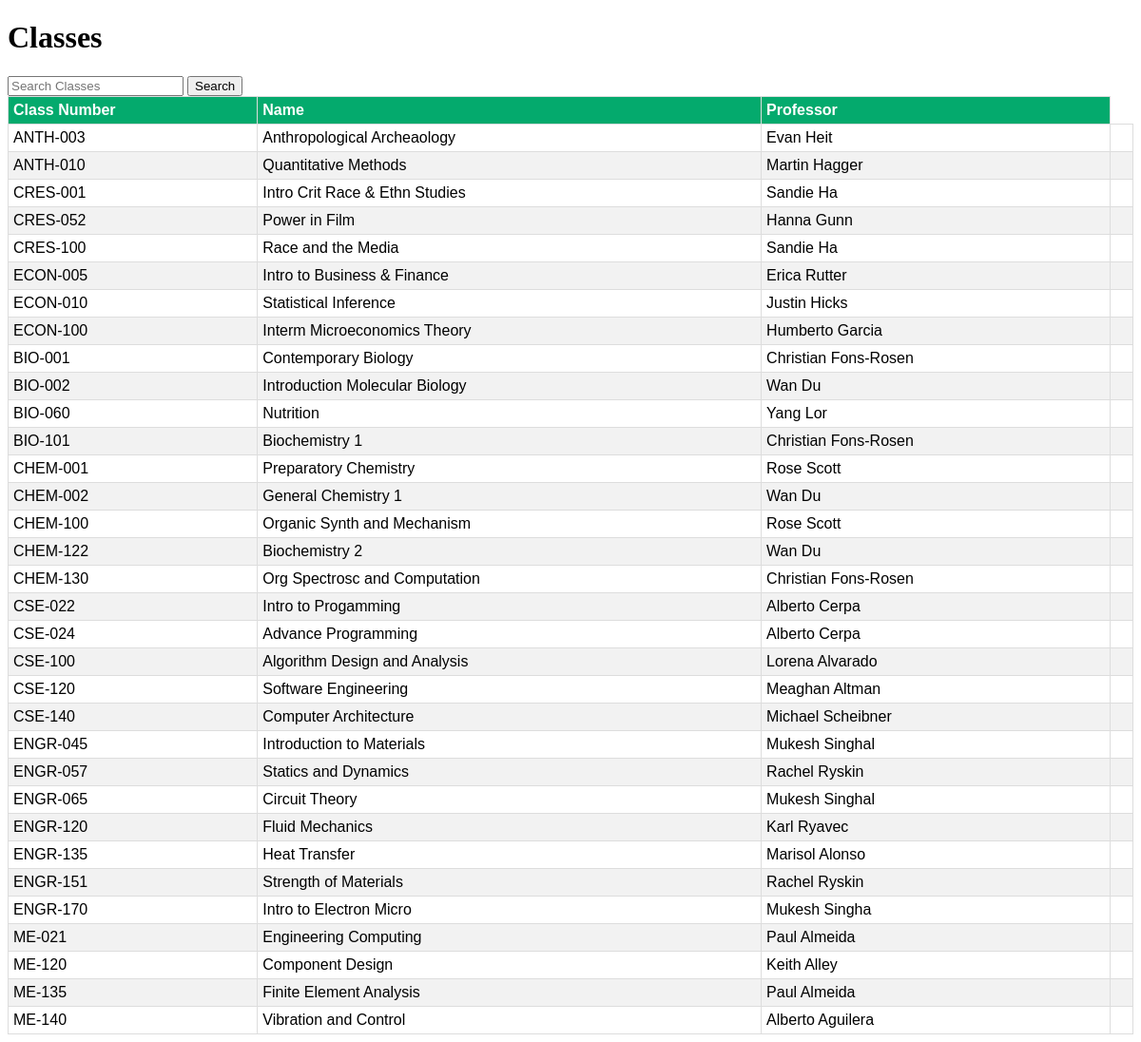
The app's page /view_class.php with its own data.
### tables this page shows
CREATE TABLE courses (
    number varchar(50) not null,
    name varchar(50) not null,
    p_name varchar(50) not null,
    d_code decimal(10,0) not null
);

### view_class.php (the view, shortened to what this page needs)
<?php
include("connection.php");
?>
<!DOCTYPE html>
<html>
	</head>
	<body>
		<h1>
			Classes
		</h1>
		<form action = "search_classes.php" method = "POST">
			<input type = "text" placeholder = "Search Classes" name="search">
			<input type = "submit" value="Search" name="submit">
		</form>
		<table>
			<tr>
			<th>Class Number</th>
			<th>Name</th>
            <th>Professor</th>
			<tr>
				<?php
					$sel = "SELECT * FROM `courses`";
					$qryDisplay = mysqli_query($conn, $sel);
					while ($row = mysqli_fetch_array($qryDisplay)) {
						$c_number = $row['number'];
						$name = $row['name'];
						$pName = $row['p_name'];
						echo "<tr><td>" .$c_number. "</td><td>" .$name. "</td><td>"  .$pName. "</td><td></td></tr>";
				}
				?>
			</tr>
		</table>
	</body>
</html>

### view_class.php (style rules this page uses)
table { font-family:Arial, Helvetica, sans-serif; border-collapse: collapse; width: 100%; }
td { border:1px solid #ddd; padding:5px; }
tr:nth-child(even) { background-color: #f2f2f2; }
th { border:1px solid #ddd; padding:5px; padding-top: 5px; padding-bottom: 5px; text-align: left; background-color: #04AA6D; color: white; }

### records on screen
courses: number "ANTH-003", name "Anthropological Archeaology", p_name "Evan Heit"
courses: number "ANTH-010", name "Quantitative Methods", p_name "Martin Hagger"
courses: number "CRES-001", name "Intro Crit Race & Ethn Studies", p_name "Sandie Ha"
courses: number "CRES-052", name "Power in Film", p_name "Hanna Gunn"
courses: number "CRES-100", name "Race and the Media", p_name "Sandie Ha"
courses: number "ECON-005", name "Intro to Business & Finance", p_name "Erica Rutter"
courses: number "ECON-010", name "Statistical Inference", p_name "Justin Hicks"
courses: number "ECON-100", name "Interm Microeconomics Theory", p_name "Humberto Garcia"
courses: number "BIO-001", name "Contemporary Biology", p_name "Christian Fons-Rosen"
courses: number "BIO-002", name "Introduction Molecular Biology", p_name "Wan Du"
courses: number "BIO-060", name "Nutrition", p_name "Yang Lor"
courses: number "BIO-101", name "Biochemistry 1", p_name "Christian Fons-Rosen"
courses: number "CHEM-001", name "Preparatory Chemistry", p_name "Rose Scott"
courses: number "CHEM-002", name "General Chemistry 1", p_name "Wan Du"
courses: number "CHEM-100", name "Organic Synth and Mechanism", p_name "Rose Scott"
courses: number "CHEM-122", name "Biochemistry 2", p_name "Wan Du"
courses: number "CHEM-130", name "Org Spectrosc and Computation", p_name "Christian Fons-Rosen"
courses: number "CSE-022", name "Intro to Progamming", p_name "Alberto Cerpa"
courses: number "CSE-024", name "Advance Programming", p_name "Alberto Cerpa"
courses: number "CSE-100", name "Algorithm Design and Analysis", p_name "Lorena Alvarado"
courses: number "CSE-120", name "Software Engineering", p_name "Meaghan Altman"
courses: number "CSE-140", name "Computer Architecture", p_name "Michael Scheibner"
courses: number "ENGR-045", name "Introduction to Materials", p_name "Mukesh Singhal"
courses: number "ENGR-057", name "Statics and Dynamics", p_name "Rachel Ryskin"
courses: number "ENGR-065", name "Circuit Theory", p_name "Mukesh Singhal"
courses: number "ENGR-120", name "Fluid Mechanics", p_name "Karl Ryavec"
courses: number "ENGR-135", name "Heat Transfer", p_name "Marisol Alonso"
courses: number "ENGR-151", name "Strength of Materials", p_name "Rachel Ryskin"
courses: number "ENGR-170", name "Intro to Electron Micro", p_name "Mukesh Singha"
courses: number "ME-021", name "Engineering Computing", p_name "Paul Almeida"
courses: number "ME-120", name "Component Design", p_name "Keith Alley"
courses: number "ME-135", name "Finite Element Analysis", p_name "Paul Almeida"
courses: number "ME-140", name "Vibration and Control", p_name "Alberto Aguilera"
